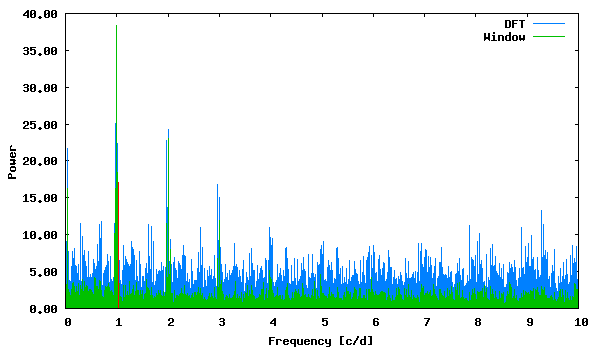

Reproduce this figure in gnuplot.
set term png size 600,350 medium
set colors classic
set output "phase_lc_14.deeming.png"
set xlabel "Frequency [c/d]"
set ylabel "Power"
set format y "%5.2f"
plot "deeming.periodogram" using 1:2 with lines linecolor 3 title "DFT", "deeming.periodogram" using 1:3 with lines linecolor 2 title "Window", "<echo '1.036124 17.02759652'" with impulses linecolor 1 title ""
 
